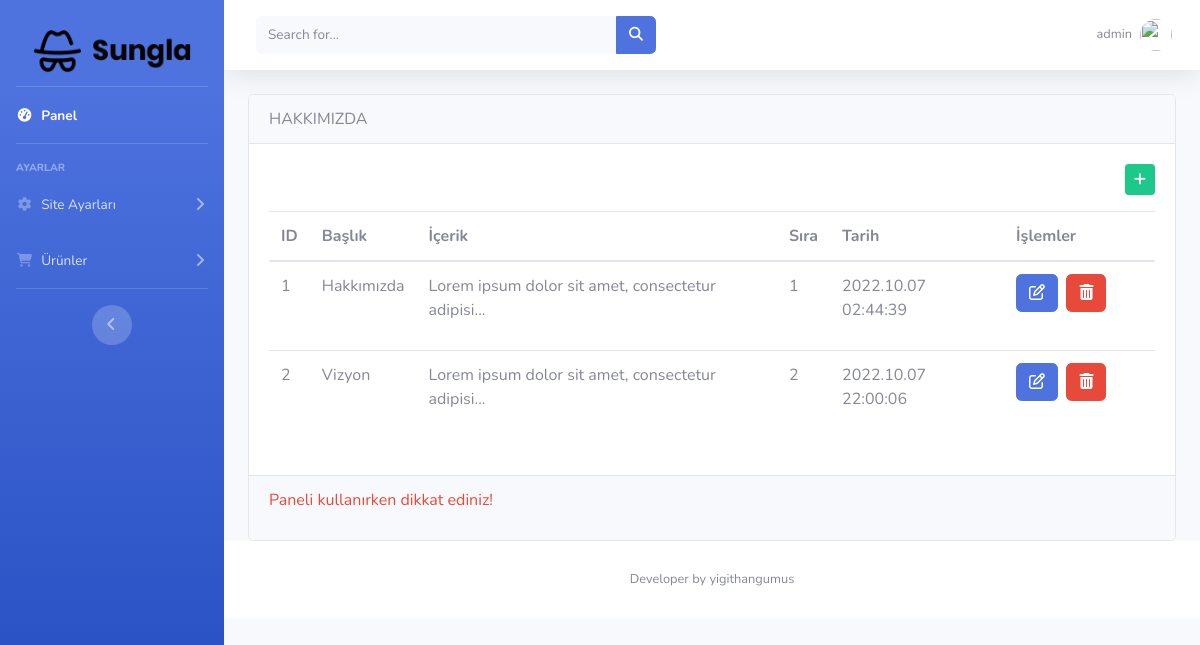
The page /gozluk-eticaret/gozluk-eticaret/admin/hakkimizda.php (signed in) on the database its author committed.
### tables this page shows
CREATE TABLE `ayarlar` (
  `id` int(1) NOT NULL,
  `site_logo` varchar(400) NOT NULL,
  `site_baslik` varchar(350) NOT NULL,
  `site_aciklama` varchar(300) NOT NULL,
  `site_link` varchar(100) NOT NULL,
  `site_sahip_mail` varchar(100) NOT NULL,
  `site_mail_host` varchar(100) NOT NULL,
  `site_mail_mail` varchar(100) NOT NULL,
  `site_mail_port` int(11) NOT NULL,
  `site_mail_sifre` varchar(100) NOT NULL,
  `site_konum` varchar(300) NOT NULL,
  `site_telefon` varchar(300) NOT NULL,
  `site_instagram` varchar(300) NOT NULL,
  `site_linkedin` varchar(300) NOT NULL,
  `site_twitter` varchar(300) NOT NULL,
  `site_facebook` varchar(300) NOT NULL
);

CREATE TABLE `hakkimizda` (
  `hakkimizda_id` int(11) NOT NULL,
  `hakkimizda_baslik` varchar(30) NOT NULL,
  `hakkimizda_icerik` text NOT NULL,
  `hakkimizda_sira` int(11) NOT NULL,
  `hakkimizda_tarih` datetime NOT NULL DEFAULT current_timestamp()
);

### gozluk-eticaret/gozluk-eticaret/islemler/vt.php (called while the page is built, shortened)
<?php
	$host="localhost";
	$vtname="egozluk";
	$username="root";
	$password="";
	try {
		$db=new pdo("mysql:host=$host;dbname=$vtname;charset=utf8",$username,$password);
	} catch (Exception $e) {
		echo "Bağlantı başarısız";
		echo $e->getMessage();
	}
	$sorgu=$db->prepare("SELECT * FROM ayarlar");
	$sorgu->execute();
	$ayarcek=$sorgu->fetch(PDO::FETCH_ASSOC);
 ?>

### gozluk-eticaret/gozluk-eticaret/admin/hakkimizda.php (the view, shortened to what this page needs)
<?php
include 'header.php';
$sorgu=$db->prepare("SELECT * FROM hakkimizda");
$sorgu->execute();
?>
            <div class="container-fluid">
              <div class="card">
                <div class="card-header">
                  HAKKIMIZDA
                </div>
                <div class="card-body">
                  <p class="text-right">
                  <a href="hakkimizdaekle.php" class="btn btn-success btn-sm"><i class="fa fa-plus"></i></a>
                </p>
                    <table class="table table-hover">
                      <thead>
                        <tr>
                          <th>ID</th>
                          <th>Başlık</th>
                          <th>İçerik</th>
                          <th>Sıra</th>
                          <th>Tarih</th>
                          <th>İşlemler</th>
                        </tr>
                      </thead>
                      <tbody>
                        <?php while ($hakkimizdacek=$sorgu->fetch(PDO::FETCH_ASSOC)) {   ?>
                        <tr>
                          <td><?php echo $hakkimizdacek['hakkimizda_id'] ?></td>
                          <td><?php echo $hakkimizdacek['hakkimizda_baslik'] ?></td>
                          <td><?php echo substr($hakkimizdacek['hakkimizda_icerik'],0,50)."..." ?></td>
                          <td><?php echo $hakkimizdacek['hakkimizda_sira'] ?></td>
                          <td><?php echo str_replace("-",".",$hakkimizdacek['hakkimizda_tarih']) ?></td>
                          <td>
                            <div class="row">
                              <div class="col-md-4">
                                <form action="hakkimizdaduzenle.php" method="POST">
                                  <button class="btn btn-primary"><i class="fa fa-edit"></i></button>
                                </form>
                              </div>
                              <div class="col-md-4">
                                <form action="../islemler/ajax.php" method="POST">
                                  <button class="btn btn-danger" name="hakkimizdasil"><i class="fa fa-trash"></i></button>
                                </form>
                              </div>
                              <div class="col-md-4">
                              </div>
                            </div>
                          </td>
                        </tr>
                      <?php } ?>
                      </tbody>
                    </table>
                </div>
                <div class="card-footer">
                  <p class="text-danger">Paneli kullanırken dikkat ediniz!</p>
                </div>
              </div>
           </div>
       <?php include 'footer.php'; ?>

### gozluk-eticaret/gozluk-eticaret/admin/header.php (shortened to what this page needs)
    <?php
    include '../islemler/vt.php';
    ?>
<!DOCTYPE html>
<html lang="en">
<head>
    <link href="vendor/fontawesome-free/css/all.min.css" rel="stylesheet" type="text/css">
    <link href="css/sb-admin-2.min.css" rel="stylesheet">
</head>
<body id="page-top">
    <div id="wrapper">
        <ul class="navbar-nav bg-gradient-primary sidebar sidebar-dark accordion" id="accordionSidebar">
            <a class="sidebar-brand d-flex align-items-center justify-content-center mt-3" href="index.php">
                <div class="sidebar-brand-text mx-3"><img src="../dosyalar/<?php echo $ayarcek['site_logo']  ?>" class="img-fluid"></div>
            </a>
            <hr class="sidebar-divider my-0">
            <li class="nav-item active">
                <a class="nav-link" href="#">
                    <i class="fas fa-fw fa-tachometer-alt"></i>
                    <span>Panel</span></a>
            </li>
            <hr class="sidebar-divider">
            <div class="sidebar-heading">
                Ayarlar
            </div>
            <li class="nav-item">
                <a class="nav-link collapsed" href="#" data-toggle="collapse" data-target="#collapseTwo"
                    aria-expanded="true" aria-controls="collapseTwo">
                    <i class="fas fa-fw fa-cog"></i>
                    <span>Site Ayarları</span>
                </a>
            </li>
            <li class="nav-item">
                <a class="nav-link collapsed" href="#" data-toggle="collapse" data-target="#collapseThree"
                    aria-expanded="true" aria-controls="collapseThree">
                    <i class="fas fa-fw fa-shopping-cart"></i>
                    <span>Ürünler</span>
                </a>
            </li>
            <hr class="sidebar-divider d-none d-md-block">
            <div class="text-center d-none d-md-inline">
                <button class="rounded-circle border-0" id="sidebarToggle"></button>
            </div>
        </ul>
        <div id="content-wrapper" class="d-flex flex-column">
            <div id="content">
                <nav class="navbar navbar-expand navbar-light bg-white topbar mb-4 static-top shadow">
                    <form
                        class="d-none d-sm-inline-block form-inline mr-auto ml-md-3 my-2 my-md-0 mw-100 navbar-search">
                        <div class="input-group">
                            <input type="text" class="form-control bg-light border-0 small" placeholder="Search for..."
                                aria-label="Search" aria-describedby="basic-addon2">
                            <div class="input-group-append">
                                <button class="btn btn-primary" type="button">
                                    <i class="fas fa-search fa-sm"></i>
                                </button>
                            </div>
                        </div>
                    </form>
                    <ul class="navbar-nav ml-auto">
                        <li class="nav-item dropdown no-arrow">
                            <a class="nav-link dropdown-toggle" href="#" id="userDropdown" role="button"
                                data-toggle="dropdown" aria-haspopup="true" aria-expanded="false">
                                <span class="mr-2 d-none d-lg-inline text-gray-600 small"><?php echo $_SESSION['kul_isim'] ?></span>
                                <img class="img-profile rounded-circle" src="kisiler/<?php echo $_SESSION['kul_resim'] ?>">
                            </a>
                        </li>
                    </ul>
                </nav>

### rows shown on the page
ayarlar: site_logo (picture)
hakkimizda: hakkimizda_id "1", hakkimizda_baslik "Hakkımızda", hakkimizda_icerik "Lorem ipsum dolor sit amet, consectetur adipisi", hakkimizda_sira "1", hakkimizda_tarih "2022.10.07 02:44:39"
hakkimizda: hakkimizda_id "2", hakkimizda_baslik "Vizyon", hakkimizda_icerik "Lorem ipsum dolor sit amet, consectetur adipisi", hakkimizda_sira "2", hakkimizda_tarih "2022.10.07 22:00:06"

### other values the page prints
$_SESSION['kul_isim'] "admin"
